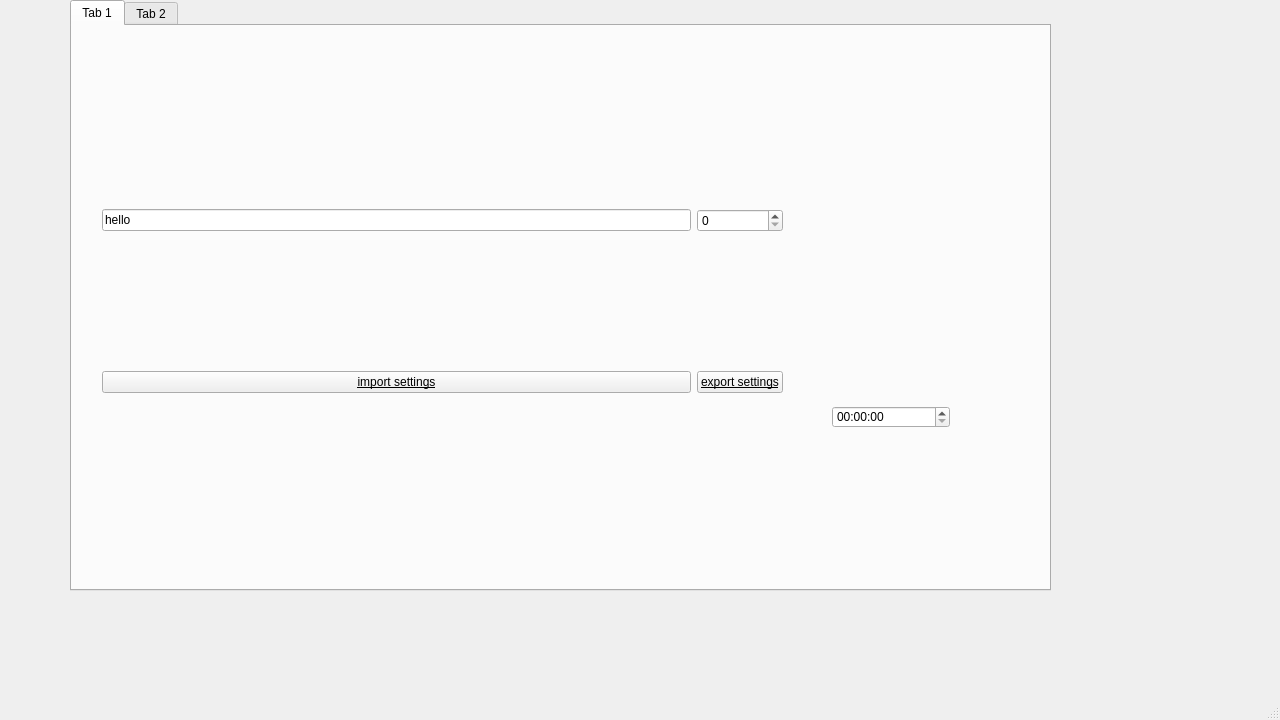
<?xml version="1.0" encoding="UTF-8"?>
<ui version="4.0">
 <class>MainWindow</class>
 <widget class="QMainWindow" name="MainWindow">
  <property name="geometry">
   <rect>
    <x>0</x>
    <y>0</y>
    <width>1280</width>
    <height>720</height>
   </rect>
  </property>
  <property name="minimumSize">
   <size>
    <width>640</width>
    <height>480</height>
   </size>
  </property>
  <property name="maximumSize">
   <size>
    <width>1920</width>
    <height>1080</height>
   </size>
  </property>
  <property name="windowTitle">
   <string>MainWindow</string>
  </property>
  <widget class="QWidget" name="centralwidget">
   <widget class="QTabWidget" name="tabWidget">
    <property name="geometry">
     <rect>
      <x>70</x>
      <y>0</y>
      <width>981</width>
      <height>591</height>
     </rect>
    </property>
    <property name="currentIndex">
     <number>0</number>
    </property>
    <widget class="QWidget" name="tab">
     <attribute name="title">
      <string>Tab 1</string>
     </attribute>
     <widget class="QWidget" name="gridLayoutWidget">
      <property name="geometry">
       <rect>
        <x>30</x>
        <y>50</y>
        <width>681</width>
        <height>451</height>
       </rect>
      </property>
      <layout class="QGridLayout" name="gridLayout">
       <item row="1" column="1" alignment="Qt::AlignRight">
        <widget class="QPushButton" name="pushButtonExport">
         <property name="styleSheet">
          <string notr="true">font: 11pt &quot;Forte&quot;;
text-decoration: underline;</string>
         </property>
         <property name="text">
          <string>export settings</string>
         </property>
        </widget>
       </item>
       <item row="0" column="0">
        <widget class="QLineEdit" name="lineEditText">
         <property name="toolTip">
          <string>&lt;html&gt;&lt;head/&gt;&lt;body&gt;&lt;p&gt;Hello&lt;/p&gt;&lt;/body&gt;&lt;/html&gt;</string>
         </property>
         <property name="text">
          <string>hello</string>
         </property>
        </widget>
       </item>
       <item row="0" column="1">
        <widget class="QSpinBox" name="spinBoxDelay"/>
       </item>
       <item row="1" column="0">
        <widget class="QPushButton" name="pushButtonImport">
         <property name="toolTip">
          <string>&lt;html&gt;&lt;head/&gt;&lt;body&gt;&lt;p&gt;&lt;br/&gt;&lt;/p&gt;&lt;/body&gt;&lt;/html&gt;</string>
         </property>
         <property name="styleSheet">
          <string notr="true">font: 11pt &quot;Forte&quot;;
text-decoration: underline;</string>
         </property>
         <property name="text">
          <string>import settings</string>
         </property>
        </widget>
       </item>
      </layout>
     </widget>
     <widget class="QTimeEdit" name="timeEdit">
      <property name="geometry">
       <rect>
        <x>760</x>
        <y>380</y>
        <width>118</width>
        <height>22</height>
       </rect>
      </property>
     </widget>
    </widget>
    <widget class="QWidget" name="tab_2">
     <attribute name="title">
      <string>Tab 2</string>
     </attribute>
     <widget class="QWidget" name="gridLayoutWidget_2">
      <property name="geometry">
       <rect>
        <x>20</x>
        <y>30</y>
        <width>681</width>
        <height>451</height>
       </rect>
      </property>
      <layout class="QGridLayout" name="gridLayout_2">
       <item row="0" column="0">
        <widget class="QLineEdit" name="lineEditText_2">
         <property name="toolTip">
          <string>&lt;html&gt;&lt;head/&gt;&lt;body&gt;&lt;p&gt;Hello&lt;/p&gt;&lt;/body&gt;&lt;/html&gt;</string>
         </property>
        </widget>
       </item>
       <item row="1" column="0" alignment="Qt::AlignLeft">
        <widget class="QPushButton" name="pushButtonImport_2">
         <property name="toolTip">
          <string>&lt;html&gt;&lt;head/&gt;&lt;body&gt;&lt;p&gt;&lt;br/&gt;&lt;/p&gt;&lt;/body&gt;&lt;/html&gt;</string>
         </property>
         <property name="styleSheet">
          <string notr="true">font: 11pt &quot;Forte&quot;;
text-decoration: underline;</string>
         </property>
         <property name="text">
          <string>Save()</string>
         </property>
        </widget>
       </item>
       <item row="0" column="1">
        <widget class="QPushButton" name="pushButtonImport_3">
         <property name="toolTip">
          <string>&lt;html&gt;&lt;head/&gt;&lt;body&gt;&lt;p&gt;&lt;br/&gt;&lt;/p&gt;&lt;/body&gt;&lt;/html&gt;</string>
         </property>
         <property name="styleSheet">
          <string notr="true">font: 11pt &quot;Forte&quot;;
text-decoration: underline;</string>
         </property>
         <property name="text">
          <string>Print()</string>
         </property>
        </widget>
       </item>
      </layout>
     </widget>
    </widget>
   </widget>
  </widget>
  <widget class="QMenuBar" name="menubar">
   <property name="geometry">
    <rect>
     <x>0</x>
     <y>0</y>
     <width>1280</width>
     <height>21</height>
    </rect>
   </property>
  </widget>
  <widget class="QStatusBar" name="statusbar"/>
 </widget>
 <resources/>
 <connections/>
</ui>
